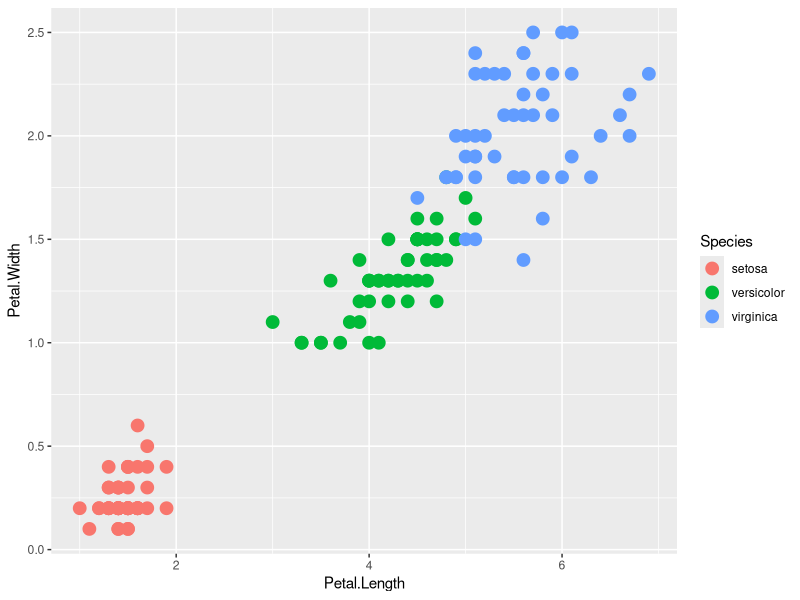
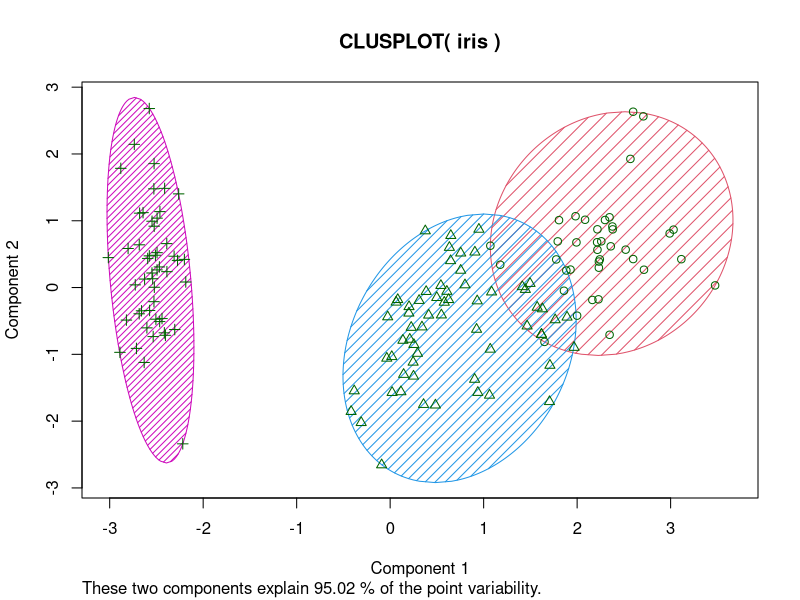

These figures' R source, in order:
#Unsupervized Learning
#### K_Means


df <- iris
print(head(df))

###plot

library(ggplot2)
pl <- ggplot(df,aes(Petal.Length,Petal.Width,color=Species))
print(pl+geom_point(size=4))

##Kmeans
set.seed(101)
iriscluster <- kmeans(iris[,1:4],3,nstart=20)
print(iriscluster)

print(table(iriscluster$cluster,iris$Species))

###See the clusters
library(cluster)
print(clusplot(iris,iriscluster$cluster,color=T,shade=T,label=0,lines=0))